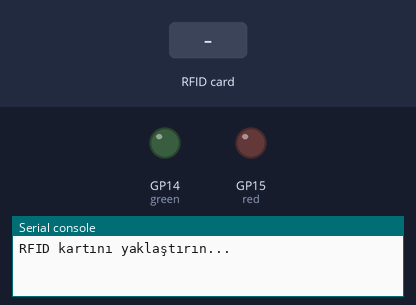
Bench run of a program on a simulated Raspberry Pi Pico running MicroPython. Shown: output pins drawn as LEDs (lit = HIGH), the last lines printed to the serial console. The test bench sets the inputs (shaded band). The interpreter's speed is modelled, so counts of loop turns are approximate; library files of the repository ran but are not shown: mfrc522.py; pins used as bus, display or sensor lines are not drawn.

Above: at 1.2 s.
1.3 s: RFID card 5E 7A 19 C4 held to the reader
At 1.6 s:
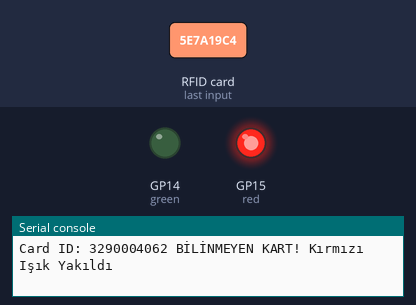
Timing chart, 0 to 4.3 s (numbered marks = the images above; inputs shaded):
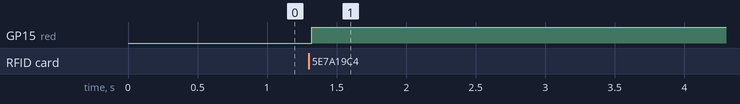

Measured:
- after the input at 1.3 s, GP15 (red): LOW → HIGH at once

The program:

NFC_okuyucu.py
```python
from machine import Pin
from mfrc522 import MFRC522
import utime

reader = MFRC522(spi_id=0,sck=6,miso=4,mosi=7,cs=5,rst=22)

red = Pin(15, Pin.OUT)
green = Pin(14, Pin.OUT)

print("RFID kartını yaklaştırın...")
print("")


while True:
    reader.init()
    (stat, tag_type) = reader.request(reader.REQIDL)
    if stat == reader.OK:
        (stat, uid) = reader.SelectTagSN()
        if stat == reader.OK:
            card = int.from_bytes(bytes(uid),"little",False)

            if card == "RFID Numarası":
                print("Card ID: "+ str(card)+" ONAY: Yeşil Işık Yakıldı")
                red.off()
                green.on()
            else:
                print("Card ID: "+ str(card)+" BİLİNMEYEN KART! Kırmızı Işık Yakıldı")
                green.off()
                red.on()
```
